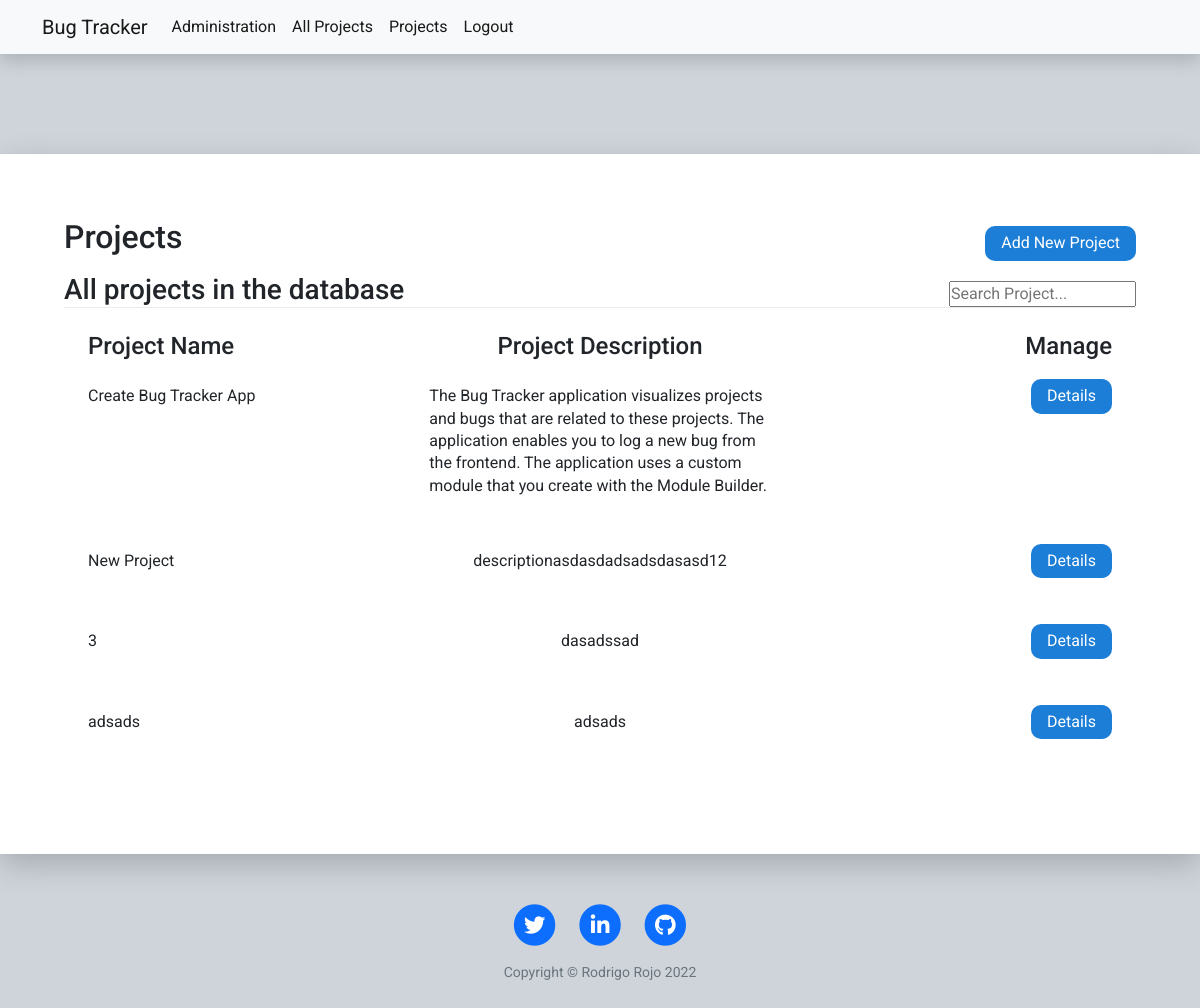
The page /all_projects (signed in) on the database its author committed.
### tables this page shows
CREATE TABLE project(id integer PRIMARY KEY,name VARCHAR(100),description VARCHAR(250),author VARCHAR(100));

### main.py (the view)
@app.route("/all_projects", methods=["POST", "GET"])
@login_required
def all_projects():
    if current_user.role == "Admin" or current_user.role == "Project Manager":
        projects = database.get_all_projects()
        return render_template("all_projects.html", projects=projects, year=year)

### database.py (called while the page is built)
def get_all_projects():
    conn = sqlite3.connect(database="bug_tracker.db")
    cur = conn.cursor()
    sql = ''' SELECT * from project; '''
    cur.execute(sql)
    data = cur.fetchall()
    conn.close()
    return data

### main.py (called while the page is built)
@login_manager.user_loader
def load_user(user_id):
    return User.query.get(user_id)

### templates/all_projects.html (shortened to what this page needs)
{% include "header.html" %}
{% if current_user.role == "Project Manager" or current_user.role == "Admin" %}
<div class="projects flex">
    <div class="project-title grid">
            <h2>Projects</h2>
            <button class="add-project-btn last-item sm-screen-hide" data-toggle="modal" data-target="#exampleModalCenter">Add New Project</button>
            <h3>All projects in the database</h4>
            <input class="last-item" type="text" id="mySearch" onkeyup="myFunction()" placeholder="Search Project..."
                        title="Type in a category">
    </div>
    <div id="myMenu" class="dashboard grid">
        <div class="project-description grid">
            <h4>Project Name</h4>
            <h4 class="second-item">Project Description</h4>
            <h4 class="last-item">Manage</h4>
        </div>
        <div class="project-data-container scroll grid">
            {% for project in projects %}
            <span class="project-data grid ">
                <p class="projectName"><label class="small-screen-label">Project Name:</label>{{project[1]}}</p>
                <p class="projectDescription second-item"><label class="small-screen-label">Project Description:</label>{{project[2]}}</p>
                <div class="project-links last-item">
                    <a class="project-details-a" href="{{url_for('project', id=project[0]) }}">Details</a>
                </div>
            </span>
            <br>
            {% endfor %}
        </div>
    </div>
</div>
{% endif %}
{% include "footer.html" %}

### static/css/style.css (style rules this page uses)
* { margin: 0; padding: 0; box-sizing: border-box; }
a { text-decoration: None; }
h2, h3 { margin-bottom: 0; }
body { font-family: 'Roboto', sans-serif; line-height: 1.4; background-color: #ced4da; }
.scroll { overflow-y: auto; }
.flex { display: flex; }
.grid { display: grid; row-gap: 12px; }
.projects { background-color: white; width: 1200px; height: 700px; margin: auto; padding: 64px; flex-direction: column; gap: 32px; box-shadow: 0 10px 30px rgba(0, 0, 0, 0.20); }
.project-title { grid-template-columns: 1fr 1fr; align-items: baseline; }
.add-project-btn { padding: 6px 16px; color: white; background-color: #1c7ed6; border: none; border-radius: 10px; cursor: pointer; font-size: 16px; }
.project-details-a:link, .project-details-a:visited, .ticket-link:link, .ticket-link:visited { display: block; color: white; background-color: #1c7ed6; text-decoration: none; border: none; padding: 6px 16px; border-radius: 10px; }
.second-item { justify-self: center; }
.last-item { justify-self: end; }
.dashboard { grid-template-rows: 35px; grid-auto-rows: minmax(35px, 400px); border-top: 1px solid #e9ecef; padding: 24px; }
.project-data-container { grid-auto-rows: minmax(35, auto); }
.project-description, .project-data { grid-template-columns: 1fr 1fr 1fr; align-items: baseline; }
p { margin-bottom: 0; }
@media (max-width:1660px) { .flex { display: block; } }

### rows shown on the page
project: name "Create Bug Tracker App", description "The Bug Tracker application visualizes projects and bugs that are related to these projects. The application enables you to log a new bug from the frontend. The application uses a custom module that you create with the Module Builder."
project: name "New Project", description "descriptionasdasdadsadsdasasd12"
project: name "3", description "dasadssad"
project: name "adsads", description "adsads"

### other values the page prints
{{ year }} "2022"
